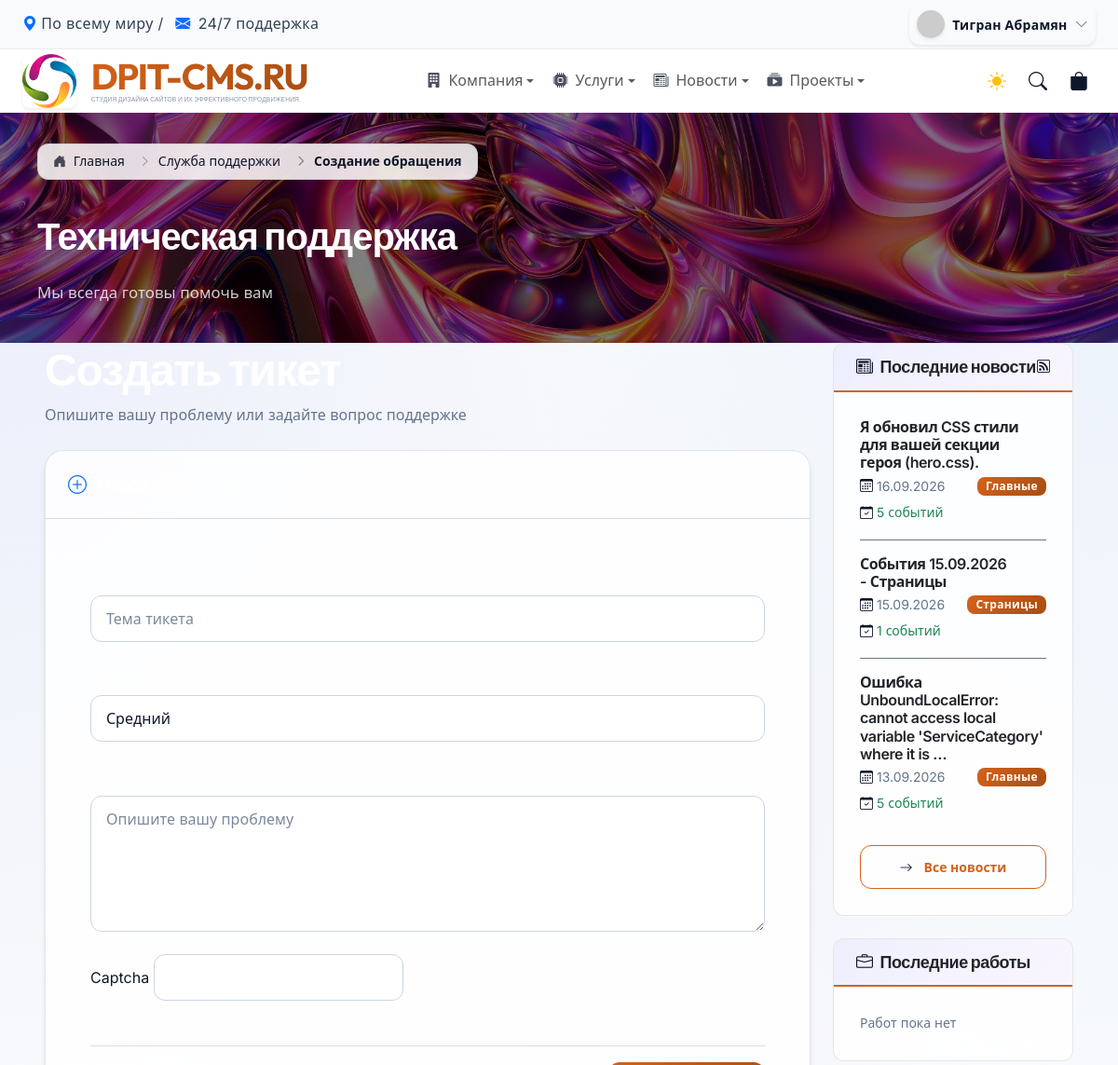
Before: /tickets/create/ (signed in, upper part) with the older database file.
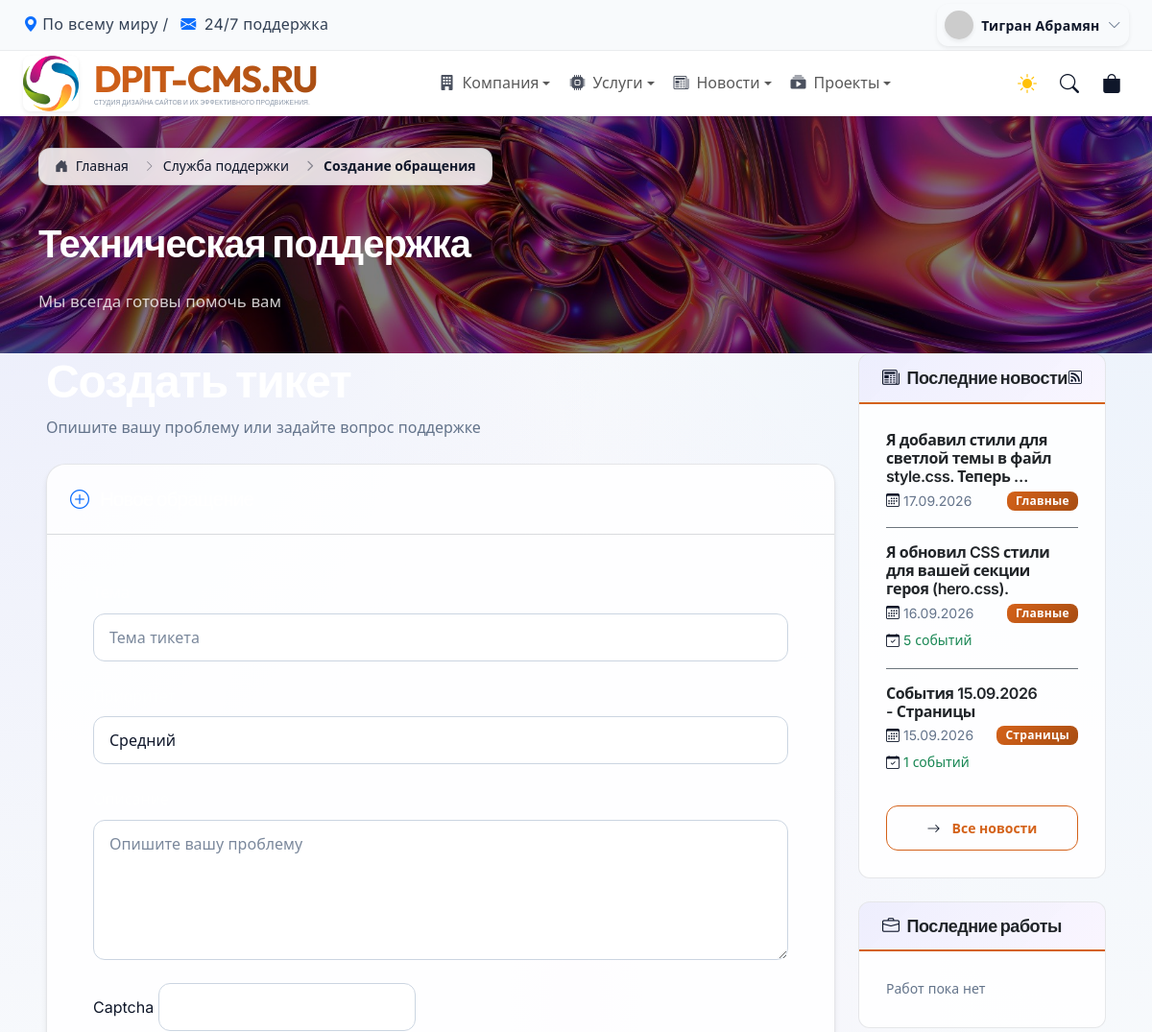
After: the same page with the newer database file.
### news/models.py (models this page shows, shortened)
class News(ActiveModel, SEOModel, TimestampModel):
    title = models.CharField(max_length=200, verbose_name="Заголовок")
    slug = models.SlugField(unique=True, verbose_name="URL")
    category = models.ForeignKey(
        NewsCategory, on_delete=models.CASCADE, verbose_name="Категория"
    )
    news_date = models.DateField(
        default=timezone.now,
        verbose_name="Дата новости",
        help_text="Дата, к которой относятся события (год, месяц, день)"
    )
    image = models.ImageField(
        upload_to=RenameUploadTo("news/images/"),
        verbose_name="Изображение",
        blank=True,
        null=True
    )
    content = HTMLField(verbose_name="Контент", default="<p>Контент сайта</p>")
    views = models.IntegerField(default=0, verbose_name="Просмотры")
    class Meta:
        verbose_name = "Новость"
        verbose_name_plural = "Новости"
        ordering = ["-news_date", "-created_at"]
        unique_together = [['category', 'news_date']]

class NewsCategory(ActiveModel, SEOModel, HeaderModel):
    name = models.CharField(max_length=100, verbose_name="Название")
    slug = models.SlugField(unique=True, verbose_name="URL")
    logo = models.ImageField(upload_to=RenameUploadTo("news/categories/"), verbose_name="Логотип")
    description = models.TextField(verbose_name="Описание")
    content = HTMLField(verbose_name="Описание на странице", default="<p>Описание</p>")
    order = models.IntegerField(default=0, verbose_name="Порядок")
    class Meta:
        verbose_name = "Категория новостей"
        verbose_name_plural = "Категории новостей"
        ordering = ["order", "name"]

### tickets/views.py (the view)
# urls.py: path("create/", views.ticket_create, name="create"),
@login_required
def ticket_create(request):
    if request.method == "POST": # Обработка отправки формы
        form = TicketForm(request.POST) # Инициализация формы с данными из запроса
        if form.is_valid(): # Проверка валидности формы
            ticket = form.save(commit=False) # Создание объекта тикета без сохранения в БД
            ticket.user = request.user # Привязка тикета к текущему пользователю
            ticket.save() # Сохранение тикета в БД
            messages.success(request, "Тикет успешно создан!") # Сообщение об успешном создании
            return redirect("tickets:detail", ticket_id=ticket.pk) # Перенаправление на страницу детального просмотра тикета
    else: # Обработка GET-запроса
        form = TicketForm() # Инициализация пустой формы
    return render(request, "tickets/create.html", {"form": form})

### tickets/forms.py
class TicketForm(forms.ModelForm):
    captcha = CaptchaField(label="Капча")
    class Meta:
        model = Ticket
        fields = ("subject", "description", "priority")
        widgets = {
            "subject": forms.TextInput(attrs={"class": "form-control", "placeholder": "Тема тикета"}),
            "description": forms.Textarea(attrs={"class": "form-control", "rows": 5, "placeholder": "Опишите вашу проблему"}),
            "priority": forms.Select(attrs={"class": "form-control"}),
        }
        labels = {
            "subject": "Тема",
            "description": "Описание",
            "priority": "Приоритет",
        }

### cart/cart.py (called while the page is built)
    def get_items(self):
        if not hasattr(self, '_items_cache'):
            self._items_cache = list(self.__iter__())
        return self._items_cache

    def __len__(self):
        return sum(item['quantity'] for item in self.get_items())

### cart/context_processors.py (called while the page is built)
def cart(request):
    return {'cart': Cart(request)}

### portfolio/context_processors.py (called while the page is built)
def latest_portfolio(request):
    return {
        "latest_portfolio": Portfolio.objects.filter(is_active=True).order_by(
            "-created_at"
        )[:3]
    }

### tickets/templates/tickets/create.html (shortened to what this page needs)
{% extends "base.html" %}
{% load static %}
{% block content %}
<div class="row justify-content-left">
    <div class="col-md-12 col-lg-12 animate-up">
        <div class="mb-4 text-left animate-left">
            <h1 class="display-5 fw-bold text-white mb-2">Создать тикет</h1>
            <p class="text-muted">Опишите вашу проблему или задайте вопрос поддержке</p>
        </div>
        <div class="glass-card mb-5">
            <div class="card-header border-bottom border-secondary border-opacity-25 p-4 text-left">
                <h3 class="h5 mb-0 text-white"><i class="bi bi-plus-circle text-primary me-2"></i> Новое обращение</h3>
            </div>
            <div class="card-body p-4 p-md-5">
                <form method="post">
                    <div class="mb-4">
                        <label for="{{ form.subject.id_for_label }}" class="form-label text-white-50">{{ form.subject.label }}</label>
                        {{ form.subject }}
                    </div>
                    <div class="mb-4">
                        <label for="{{ form.priority.id_for_label }}" class="form-label text-white-50">{{ form.priority.label }}</label>
                        {{ form.priority }}
                    </div>
                    <div class="mb-4">
                        <label for="{{ form.description.id_for_label }}" class="form-label text-white-50">{{ form.description.label }}</label>
                        {{ form.description }}
                    </div>
                    <div class="mb-4">
                        <label for="{{ form.captcha.id_for_label }}" class="form-label text-white-70">{{ form.captcha.label }}</label>
                        {{ form.captcha }}
                    </div>
                    <div class="d-flex justify-content-between align-items-center mt-5 pt-3 border-top border-secondary border-opacity-25">
                        <a href="{% url 'tickets:list' %}" class="btn btn-outline-light">
                        </a>
                    </div>
                </form>
            </div>
        </div>
    </div>
</div>
{% endblock %}

### templates/includes/sidebar/block_news.html
<div class="sidebar-card mb-4">
    <div class="sidebar-header d-flex justify-content-between align-items-center">
        <h5 class="mb-0 text-body"><i class="bi bi-newspaper me-2"></i>Последние новости</h5>
        <a href="{% url 'news:feed' %}" class="text-muted small" title="RSS лента">
            <i class="bi bi-rss"></i>
        </a>
    </div>
    <div class="card-body">
        {% for latest in latest_news %}
        <div class="mb-3 pb-3 {% if not forloop.last %}border-bottom border-secondary{% endif %}">
            <h6 class="fw-semibold mb-1">
                <a href="{% url 'news:detail' latest.slug %}" class="text-body text-decoration-none hover-primary">
                    {{ latest.title|truncatewords:10 }}
                </a>
            </h6>
            <div class="d-flex justify-content-between align-items-center">
                <small class="text-muted">
                    <i class="bi bi-calendar3 me-1"></i>{{ latest.news_date|date:"d.m.Y" }}
                </small>
                <span class="badge badge-category-name bg-primary">
                    {{ latest.category.name }}
                </span>
            </div>
            {% if latest.events.count > 0 %}
            <div class="mt-1">
                <small class="text-success">
                    <i class="bi bi-calendar-check me-1"></i>{{ latest.events.count }} событий
                </small>
            </div>
            {% endif %}
        </div>
        {% empty %}
        <p class="text-muted mb-0 small">Новости пока не опубликованы</p>
        {% endfor %}
        {% if latest_news %}
        <div class="text-center mt-2">
            <a href="{% url 'news:list' %}" class="btn btn-sm btn-outline-primary w-100">
                <i class="bi bi-arrow-right me-1"></i>Все новости
            </a>
        </div>
        {% endif %}
    </div>
</div>

Changed rows visible on the page:
no longer on this page (row unchanged): News: title "Ошибка UnboundLocalError: cannot access local variable 'ServiceCategory' where it is …", news_date "13.09.2026", category.name "Главные", events.count "5"
added News: title "Я добавил стили для светлой темы в файл style.css. Теперь …", news_date "17.09.2026", category.name "Главные"
